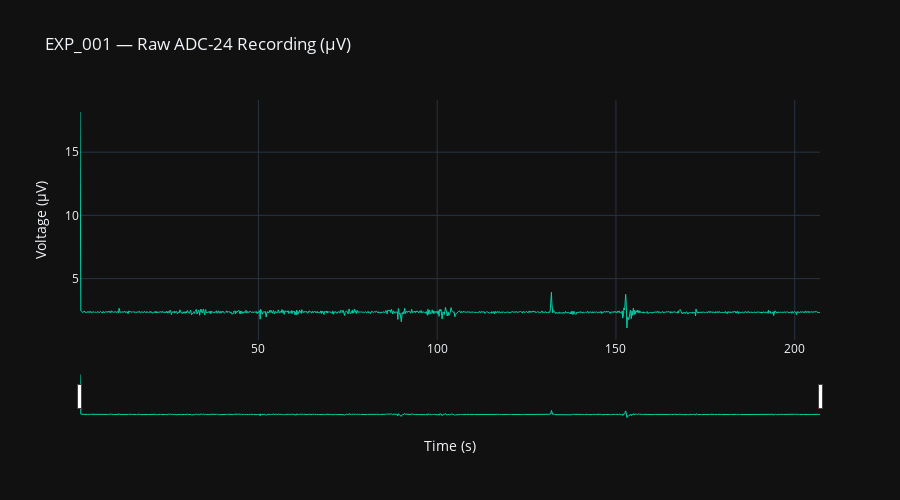

Notebook cell for this chart:
### Markdown cell above
## 2. Raw signal — full trace with range slider

### Code cell
fig1 = go.Figure()

fig1.add_trace(go.Scatter(
    x=df['timestamp_s'],
    y=df['voltage_uv'],
    mode='lines',
    name='Raw signal',
    line=dict(color='#00d4aa', width=1),
))

fig1.update_layout(
    title='EXP_001 — Raw ADC-24 Recording (µV)',
    xaxis_title='Time (s)',
    yaxis_title='Voltage (µV)',
    template='plotly_dark',
    height=500,
    hovermode='x unified',
    xaxis=dict(rangeslider=dict(visible=True)),
)

fig1.show()

### Figure 1 — Plotly figure (JSON) as saved in the notebook; plotly's stock layout.template omitted (floating-point values rounded to 4 significant figures; data arrays with more than 128 entries replaced by an {"elided": "..."} marker saying what was removed)
{"data": [{"line": {"color": "#00d4aa", "width": 1}, "mode": "lines", "name": "Raw signal", "type": "scatter", "x": {"elided": "1726 float values"}, "y": {"elided": "1726 float values"}}], "layout": {"height": 500, "hovermode": "x unified", "title": {"text": "EXP_001 — Raw ADC-24 Recording (µV)"}, "xaxis": {"rangeslider": {"visible": true}, "title": {"text": "Time (s)"}}, "yaxis": {"title": {"text": "Voltage (µV)"}}}}
